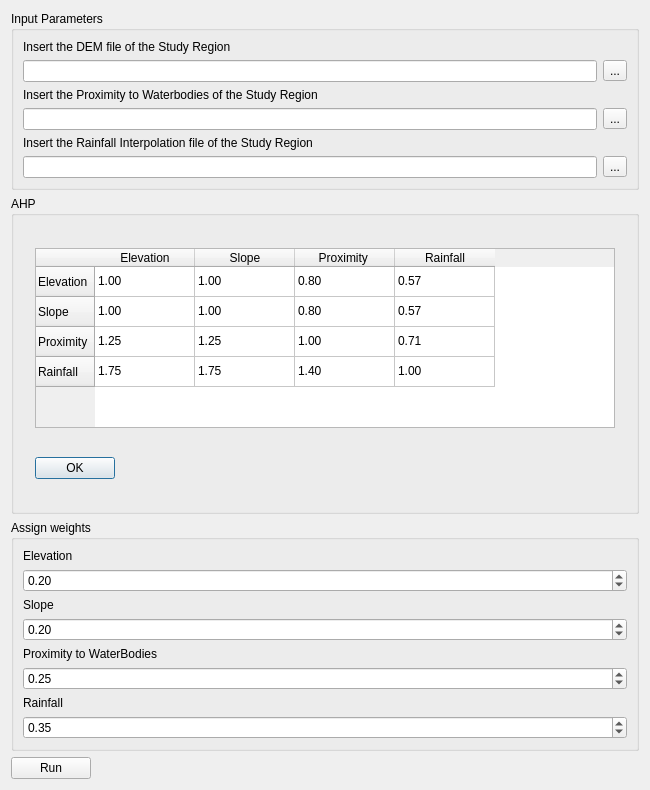
<?xml version="1.0" encoding="UTF-8"?>
<ui version="4.0">
 <class>Dialog</class>
 <widget class="QDialog" name="Dialog">
  <property name="geometry">
   <rect>
    <x>0</x>
    <y>0</y>
    <width>650</width>
    <height>790</height>
   </rect>
  </property>
  <property name="sizePolicy">
   <sizepolicy hsizetype="Expanding" vsizetype="Expanding">
    <horstretch>0</horstretch>
    <verstretch>0</verstretch>
   </sizepolicy>
  </property>
  <property name="windowTitle">
   <string>Dialog</string>
  </property>
  <layout class="QVBoxLayout" name="verticalLayout_5">
   <item>
    <widget class="QGroupBox" name="groupBox">
     <property name="sizePolicy">
      <sizepolicy hsizetype="Minimum" vsizetype="Minimum">
       <horstretch>0</horstretch>
       <verstretch>0</verstretch>
      </sizepolicy>
     </property>
     <property name="title">
      <string>Input Parameters</string>
     </property>
     <layout class="QVBoxLayout" name="verticalLayout">
      <item>
       <widget class="QLabel" name="label">
        <property name="text">
         <string>Insert the DEM file of the Study Region</string>
        </property>
       </widget>
      </item>
      <item>
       <layout class="QHBoxLayout" name="horizontalLayout_2">
        <item>
         <widget class="QLineEdit" name="lineEdit"/>
        </item>
        <item>
         <widget class="QToolButton" name="toolButton">
          <property name="text">
           <string>...</string>
          </property>
         </widget>
        </item>
       </layout>
      </item>
      <item>
       <widget class="QLabel" name="label_2">
        <property name="text">
         <string>Insert the Proximity to Waterbodies of the Study Region</string>
        </property>
       </widget>
      </item>
      <item>
       <layout class="QHBoxLayout" name="horizontalLayout_3">
        <item>
         <widget class="QLineEdit" name="lineEdit_2"/>
        </item>
        <item>
         <widget class="QToolButton" name="toolButton_2">
          <property name="text">
           <string>...</string>
          </property>
         </widget>
        </item>
       </layout>
      </item>
      <item>
       <widget class="QLabel" name="label_3">
        <property name="text">
         <string>Insert the Rainfall Interpolation file of the Study Region</string>
        </property>
       </widget>
      </item>
      <item>
       <layout class="QHBoxLayout" name="horizontalLayout_4">
        <item>
         <widget class="QLineEdit" name="lineEdit_3"/>
        </item>
        <item>
         <widget class="QToolButton" name="toolButton_3">
          <property name="text">
           <string>...</string>
          </property>
         </widget>
        </item>
       </layout>
      </item>
     </layout>
    </widget>
   </item>
   <item>
    <widget class="QGroupBox" name="groupBox_3">
     <property name="sizePolicy">
      <sizepolicy hsizetype="MinimumExpanding" vsizetype="MinimumExpanding">
       <horstretch>0</horstretch>
       <verstretch>0</verstretch>
      </sizepolicy>
     </property>
     <property name="title">
      <string>AHP</string>
     </property>
     <layout class="QGridLayout" name="gridLayout">
      <item row="0" column="0">
       <widget class="QTableWidget" name="tableWidget">
        <property name="sizePolicy">
         <sizepolicy hsizetype="MinimumExpanding" vsizetype="Fixed">
          <horstretch>0</horstretch>
          <verstretch>0</verstretch>
         </sizepolicy>
        </property>
        <property name="minimumSize">
         <size>
          <width>0</width>
          <height>0</height>
         </size>
        </property>
        <property name="maximumSize">
         <size>
          <width>580</width>
          <height>180</height>
         </size>
        </property>
        <row>
         <property name="text">
          <string>Elevation</string>
         </property>
        </row>
        <row>
         <property name="text">
          <string>Slope</string>
         </property>
        </row>
        <row>
         <property name="text">
          <string>Proximity</string>
         </property>
        </row>
        <row>
         <property name="text">
          <string>Rainfall</string>
         </property>
        </row>
        <column>
         <property name="text">
          <string>Elevation</string>
         </property>
        </column>
        <column>
         <property name="text">
          <string>Slope</string>
         </property>
        </column>
        <column>
         <property name="text">
          <string>Proximity </string>
         </property>
        </column>
        <column>
         <property name="text">
          <string>Rainfall</string>
         </property>
        </column>
        <item row="0" column="0">
         <property name="text">
          <string>1.00</string>
         </property>
        </item>
        <item row="0" column="1">
         <property name="text">
          <string>1.00</string>
         </property>
        </item>
        <item row="0" column="2">
         <property name="text">
          <string>0.80</string>
         </property>
        </item>
        <item row="0" column="3">
         <property name="text">
          <string>0.57</string>
         </property>
        </item>
        <item row="1" column="0">
         <property name="text">
          <string>1.00</string>
         </property>
        </item>
        <item row="1" column="1">
         <property name="text">
          <string>1.00</string>
         </property>
        </item>
        <item row="1" column="2">
         <property name="text">
          <string>0.80</string>
         </property>
        </item>
        <item row="1" column="3">
         <property name="text">
          <string>0.57</string>
         </property>
        </item>
        <item row="2" column="0">
         <property name="text">
          <string>1.25</string>
         </property>
        </item>
        <item row="2" column="1">
         <property name="text">
          <string>1.25</string>
         </property>
        </item>
        <item row="2" column="2">
         <property name="text">
          <string>1.00</string>
         </property>
        </item>
        <item row="2" column="3">
         <property name="text">
          <string>0.71</string>
         </property>
        </item>
        <item row="3" column="0">
         <property name="text">
          <string>1.75</string>
         </property>
        </item>
        <item row="3" column="1">
         <property name="text">
          <string>1.75</string>
         </property>
        </item>
        <item row="3" column="2">
         <property name="text">
          <string>1.40</string>
         </property>
        </item>
        <item row="3" column="3">
         <property name="text">
          <string>1.00</string>
         </property>
        </item>
       </widget>
      </item>
      <item row="1" column="0">
       <widget class="QPushButton" name="pushButton_2">
        <property name="sizePolicy">
         <sizepolicy hsizetype="Fixed" vsizetype="Fixed">
          <horstretch>0</horstretch>
          <verstretch>0</verstretch>
         </sizepolicy>
        </property>
        <property name="text">
         <string>OK</string>
        </property>
       </widget>
      </item>
     </layout>
    </widget>
   </item>
   <item>
    <widget class="QGroupBox" name="groupBox_2">
     <property name="sizePolicy">
      <sizepolicy hsizetype="Minimum" vsizetype="Minimum">
       <horstretch>0</horstretch>
       <verstretch>0</verstretch>
      </sizepolicy>
     </property>
     <property name="title">
      <string>Assign weights</string>
     </property>
     <layout class="QVBoxLayout" name="verticalLayout_2">
      <item>
       <widget class="QLabel" name="label_10">
        <property name="text">
         <string>Elevation</string>
        </property>
       </widget>
      </item>
      <item>
       <layout class="QHBoxLayout" name="horizontalLayout_11">
        <item>
         <widget class="QDoubleSpinBox" name="doubleSpinBox">
          <property name="value">
           <double>0.200000000000000</double>
          </property>
         </widget>
        </item>
       </layout>
      </item>
      <item>
       <widget class="QLabel" name="label_13">
        <property name="text">
         <string>Slope</string>
        </property>
       </widget>
      </item>
      <item>
       <layout class="QHBoxLayout" name="horizontalLayout_14">
        <item>
         <widget class="QDoubleSpinBox" name="doubleSpinBox_2">
          <property name="value">
           <double>0.200000000000000</double>
          </property>
         </widget>
        </item>
       </layout>
      </item>
      <item>
       <widget class="QLabel" name="label_11">
        <property name="text">
         <string>Proximity to WaterBodies</string>
        </property>
       </widget>
      </item>
      <item>
       <layout class="QHBoxLayout" name="horizontalLayout_12">
        <item>
         <widget class="QDoubleSpinBox" name="doubleSpinBox_3">
          <property name="value">
           <double>0.250000000000000</double>
          </property>
         </widget>
        </item>
       </layout>
      </item>
      <item>
       <widget class="QLabel" name="label_12">
        <property name="text">
         <string>Rainfall </string>
        </property>
       </widget>
      </item>
      <item>
       <layout class="QHBoxLayout" name="horizontalLayout_13">
        <item>
         <widget class="QDoubleSpinBox" name="doubleSpinBox_4">
          <property name="value">
           <double>0.350000000000000</double>
          </property>
         </widget>
        </item>
       </layout>
      </item>
     </layout>
    </widget>
   </item>
   <item>
    <widget class="QPushButton" name="pushButton">
     <property name="sizePolicy">
      <sizepolicy hsizetype="Fixed" vsizetype="Fixed">
       <horstretch>0</horstretch>
       <verstretch>0</verstretch>
      </sizepolicy>
     </property>
     <property name="text">
      <string>Run</string>
     </property>
    </widget>
   </item>
  </layout>
 </widget>
 <resources/>
 <connections/>
</ui>
